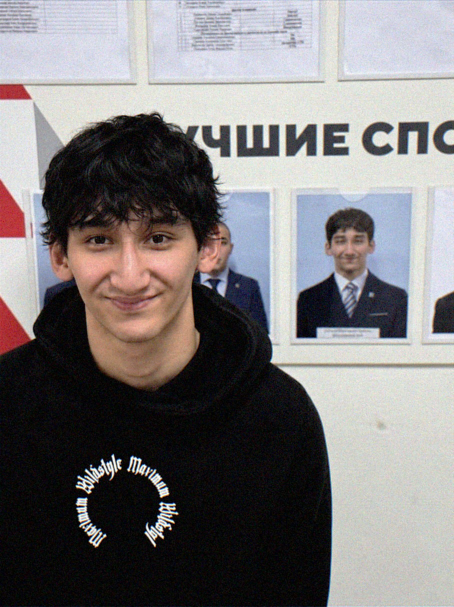
#> input picture ai-detect-redteam/out/light.jpg, 908 x 1214 px (shown at 1/2 size)
$ python camerafy.py out/light.jpg out
#> lines starting #> are read from the running program, lines starting #| are printed output that depends on the picture
#!/usr/bin/env python3
"""Re-render an image through a simulated camera pipeline (red-team test for AI-image detectors).

AI-image classifiers (Hive, etc.) mostly key on pixel-level statistics left by the
generator: periodic upsampling artifacts in the high-frequency spectrum, overly clean
noise-free flat areas, and the absence of camera ISP traces (Bayer demosaicing
correlations, signal-dependent sensor noise, lens optics, camera JPEG).
Stripping C2PA/EXIF alone does nothing for a pixel classifier, so this script
attacks the pixel statistics instead:

  1. drop all metadata (C2PA / EXIF / XMP)
  2. sub-pixel rotate + crop + resample   -> breaks the generator's upsampling grid
  3. spectral cleanup: cut periodic peaks in the high-frequency FFT band
  4. lens: chromatic aberration, slight softness, vignetting
  5. Bayer RGGB mosaic + demosaic          -> real-camera CFA interpolation traces
  6. sensor noise: Poisson-Gaussian (signal dependent) + PRNU fixed pattern
  7. ISP: tone curve, mild unsharp mask
  8. JPEG 4:2:0 at camera-like quality

Usage:
  python3 camerafy.py in.jpg out.jpg                # default preset: light
  python3 camerafy.py photos/ photos_out/           # whole folder (-r for subfolders)
  python3 camerafy.py in.jpg outdir/ --sweep     # writes every preset, for A/B testing
"""
import argparse
import io
import os

import numpy as np
from PIL import Image, ImageFilter, ImageOps

PRESETS = {
    "light":  dict(rot=0.4, crop=0.01, scale=0.97, fft=0.5, ca=0.0006, blur=0.35, vign=0.05,
                   bayer=True, iso=0.004, read=1.2, prnu=0.004, sharpen=60, q=92),
    "medium": dict(rot=0.8, crop=0.02, scale=0.92, fft=0.7, ca=0.0010, blur=0.5, vign=0.08,
                   bayer=True, iso=0.008, read=2.0, prnu=0.006, sharpen=80, q=88),
    "strong": dict(rot=1.2, crop=0.03, scale=0.85, fft=0.85, ca=0.0015, blur=0.7, vign=0.10,
                   bayer=True, iso=0.014, read=3.0, prnu=0.008, sharpen=100, q=85),
    "heavy":  dict(rot=1.5, crop=0.04, scale=0.75, fft=0.9, ca=0.0020, blur=0.9, vign=0.12,
                   bayer=True, iso=0.022, read=4.0, prnu=0.010, sharpen=110, q=82),
    # watermark scrub: strong local warp + heavy spectral/sensor rework, no ML download
    "scrub":  dict(rot=0.8, crop=0.02, scale=0.88, fft=0.9, ca=0.0012, blur=0.5, vign=0.06,
                   bayer=True, iso=0.012, read=2.5, prnu=0.008, sharpen=85, q=90,
                   warp=2.2, warp_smooth=10),
}


def geometric(img, rot, crop, scale, rng):
    w, h = img.size
    angle = rng.uniform(-rot, rot)
    img = img.rotate(angle, resample=Image.BICUBIC, expand=False)
    # crop away rotated borders + a random offset so the 8x8/16x16 grids no longer align
    c = crop + abs(np.sin(np.radians(angle))) * 0.6
    dx, dy = int(w * c), int(h * c)
    ox, oy = rng.integers(0, 4), rng.integers(0, 4)
    img = img.crop((dx + ox, dy + oy, w - dx + ox - 4, h - dy + oy - 4))
    nw, nh = int(img.width * scale), int(img.height * scale)
    return img.resize((nw, nh), Image.LANCZOS)


def suppress_spectral_peaks(a, strength):
    """Damp isolated periodic peaks in the high-frequency band (generator upsampling fingerprint)."""
    out = np.empty_like(a)
    h, w = a.shape[:2]
    yy, xx = np.meshgrid(np.arange(h) - h // 2, np.arange(w) - w // 2, indexing="ij")
    r = np.sqrt((yy / (h / 2)) ** 2 + (xx / (w / 2)) ** 2)
    hf = r > 0.25
    for ch in range(3):
        F = np.fft.fftshift(np.fft.fft2(a[..., ch]))
        mag = np.abs(F)
        # local median-ish background via box blur of log magnitude
        logm = np.log1p(mag)
        k = 9
        pad = np.pad(logm, k // 2, mode="reflect")
        cs = pad.cumsum(0).cumsum(1)
        cs = np.pad(cs, ((1, 0), (1, 0)))
        bg = (cs[k:, k:] - cs[:-k, k:] - cs[k:, :-k] + cs[:-k, :-k]) / (k * k)
        peak = (logm - bg) > 1.2
        mask = hf & peak
        target = np.expm1(bg)
        newmag = np.where(mask, mag * (1 - strength) + target * strength, mag)
        F = F * (newmag / np.maximum(mag, 1e-8))
        out[..., ch] = np.real(np.fft.ifft2(np.fft.ifftshift(F)))
    return out


def chromatic_aberration(a, amount):
    h, w = a.shape[:2]
    out = a.copy()
    for ch, s in ((0, 1 + amount), (2, 1 - amount)):
        img = Image.fromarray(np.clip(a[..., ch], 0, 255).astype(np.uint8))
        nw, nh = round(w * s), round(h * s)
        img = img.resize((nw, nh), Image.BICUBIC)
        canvas = Image.new("L", (w, h))
        canvas.paste(img, ((w - nw) // 2, (h - nh) // 2))
        if s > 1:
            canvas = img.crop(((nw - w) // 2, (nh - h) // 2, (nw - w) // 2 + w, (nh - h) // 2 + h))
        else:
            # fill thin border with the original channel
            arr = np.asarray(canvas, dtype=np.float32)
            border = arr == 0
            arr[border] = a[..., ch][border]
            out[..., ch] = arr
            continue
        out[..., ch] = np.asarray(canvas, dtype=np.float32)
    return out


def vignette(a, strength):
    h, w = a.shape[:2]
    yy, xx = np.mgrid[0:h, 0:w]
    r2 = ((xx - w / 2) / (w / 2)) ** 2 + ((yy - h / 2) / (h / 2)) ** 2
    return a * (1 - strength * r2 / 2)[..., None]


def mosaic(a):
    """RGGB Bayer mosaic: keep one colour sample per pixel."""
    h, w = a.shape[:2]
    h -= h % 2
    w -= w % 2
    a = a[:h, :w]
    m = np.zeros((h, w, 3), np.float32)
    msk = np.zeros((h, w, 3), np.float32)
    m[0::2, 0::2, 0] = a[0::2, 0::2, 0]; msk[0::2, 0::2, 0] = 1
    m[0::2, 1::2, 1] = a[0::2, 1::2, 1]; msk[0::2, 1::2, 1] = 1
    m[1::2, 0::2, 1] = a[1::2, 0::2, 1]; msk[1::2, 0::2, 1] = 1
    m[1::2, 1::2, 2] = a[1::2, 1::2, 2]; msk[1::2, 1::2, 2] = 1
    return m, msk


def demosaic(m, msk):
    """Bilinear demosaic (introduces real-camera CFA interpolation correlations)."""
    def conv3(x, k):
        p = np.pad(x, 1, mode="reflect")
        o = np.zeros_like(x)
        for i in range(3):
            for j in range(3):
                o += k[i, j] * p[i:i + x.shape[0], j:j + x.shape[1]]
        return o

    k = np.array([[1, 2, 1], [2, 4, 2], [1, 2, 1]], np.float32)
    out = np.empty_like(m)
    for ch in range(3):
        out[..., ch] = conv3(m[..., ch], k) / np.maximum(conv3(msk[..., ch], k), 1e-6)
    return out


def sensor_noise(a, iso, read, prnu, rng):
    lin = np.clip(a / 255.0, 0, 1) ** 2.2
    # PRNU: fixed multiplicative pattern, low-pass so it looks like a real sensor fingerprint
    pattern = rng.normal(0, 1, a.shape[:2]).astype(np.float32)
    pattern = np.asarray(Image.fromarray(((pattern * 40) + 128).clip(0, 255).astype(np.uint8))
                         .filter(ImageFilter.GaussianBlur(0.6)), np.float32)
    pattern = (pattern - 128) / 40
    lin = lin * (1 + prnu * pattern[..., None])
    # shot noise (variance ∝ signal) + read noise
    shot = rng.normal(0, 1, lin.shape) * np.sqrt(np.maximum(lin, 0) * iso)
    lin = lin + shot + rng.normal(0, read / 255.0, lin.shape) * 0.5
    return np.clip(lin, 0, 1) ** (1 / 2.2) * 255.0


def tone_curve(a):
    x = np.clip(a / 255.0, 0, 1)
    s = x + 0.06 * np.sin(2 * np.pi * x) * (1 - x) * x * 4 * 0.5  # gentle S-curve
    return np.clip(s, 0, 1) * 255.0


def elastic_warp(a, amp, smooth, rng):
    """Smooth random local warp. Desynchronises spatial watermarks (SynthID-style)
    whose detector relies on pixel alignment, with almost no visible change."""
    h, w = a.shape[:2]
    def field():
        n = rng.normal(0, 1, (h, w)).astype(np.float32)
        n = np.asarray(Image.fromarray(((n * 40) + 128).clip(0, 255).astype(np.uint8))
                       .filter(ImageFilter.GaussianBlur(smooth)), np.float32)
        n = (n - n.mean())
        return n / (np.abs(n).max() + 1e-6) * amp
    dx, dy = field(), field()
    yy, xx = np.meshgrid(np.arange(h), np.arange(w), indexing="ij")
    sx = np.clip(xx + dx, 0, w - 1.001).astype(np.float32)
    sy = np.clip(yy + dy, 0, h - 1.001).astype(np.float32)
    x0, y0 = np.floor(sx).astype(int), np.floor(sy).astype(int)
    x1, y1 = x0 + 1, y0 + 1
    fx, fy = (sx - x0)[..., None], (sy - y0)[..., None]
    out = (a[y0, x0] * (1 - fx) * (1 - fy) + a[y0, x1] * fx * (1 - fy)
           + a[y1, x0] * (1 - fx) * fy + a[y1, x1] * fx * fy)
    return out


def camerafy(img, p, seed=None):
    rng = np.random.default_rng(seed)
    img = img.convert("RGB")  # pixels only: drops C2PA/EXIF/XMP/ICC
    img = geometric(img, p["rot"], p["crop"], p["scale"], rng)
    a = np.asarray(img, np.float32)
    if p.get("warp", 0):
        a = elastic_warp(a, p["warp"], p.get("warp_smooth", 12), rng)
    a = suppress_spectral_peaks(a, p["fft"])
    a = chromatic_aberration(a, p["ca"])
    a = np.asarray(Image.fromarray(np.clip(a, 0, 255).astype(np.uint8))
                   .filter(ImageFilter.GaussianBlur(p["blur"])), np.float32)
    a = vignette(a, p["vign"])
    if p["bayer"]:
        # add noise at the raw (mosaic) stage, as a real sensor does, then demosaic
        m, msk = mosaic(a)
        m = sensor_noise(m, p["iso"], p["read"], p["prnu"], rng) * msk
        a = demosaic(m, msk)
    else:
        a = sensor_noise(a, p["iso"], p["read"], p["prnu"], rng)
    a = tone_curve(a)
    out = Image.fromarray(np.clip(a, 0, 255).astype(np.uint8))
    out = out.filter(ImageFilter.UnsharpMask(radius=1.2, percent=p["sharpen"], threshold=2))
    return out


def save_jpeg(img, path, q):
    buf = io.BytesIO()
    img.save(buf, "JPEG", quality=q, subsampling="4:2:0", optimize=True)  # no exif written
    with open(path, "wb") as f:
        f.write(buf.getvalue())


IMAGE_EXTS = {".jpg", ".jpeg", ".png", ".webp", ".bmp", ".tif", ".tiff"}


def process(path, out_path, p, passes, seed):
#> called with path = 'out/light.jpg', out_path = 'out', passes = 1
    img = ImageOps.exif_transpose(Image.open(path))  # keep phone photos upright
#> img is the input picture: PIL image 908x1214 RGB; mean R, G, B 124.5, 121.2, 122.1
    for i in range(passes):
        img = camerafy(img, p, None if seed is None else seed + i)
#> this loop made 1 pass
#> pass 1, in geometric, `img = img.rotate(angle, resample=Image.BICUBIC, expand=False)`:
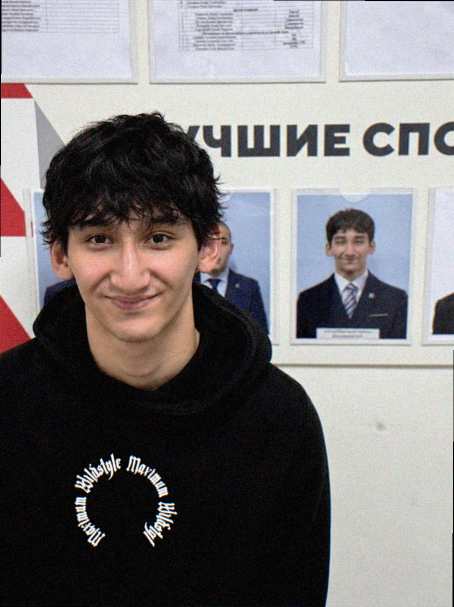
#> img: PIL image 908x1214 RGB (shown at 1/2 size); mean R, G, B 123.7, 120.4, 121.2
#> pass 1, in geometric, `img = img.crop((dx + ox, dy + oy, w - dx + ox - 4, h - dy + oy - 4))`:
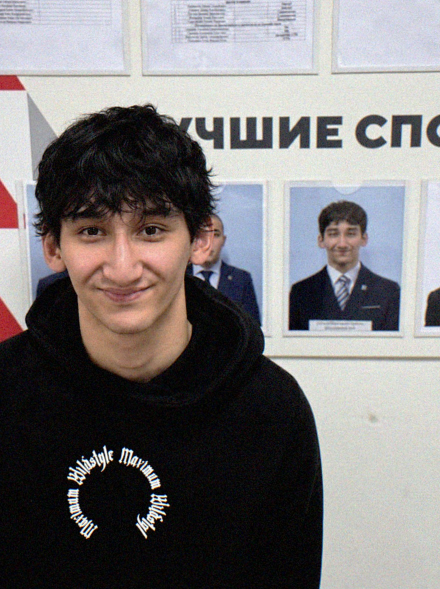
#> img: PIL image 880x1178 RGB (shown at 1/2 size); mean R, G, B 123.1, 120, 120.6
#> pass 1, in camerafy, `img = geometric(img, p["rot"], p["crop"], p["scale"], rng)`:
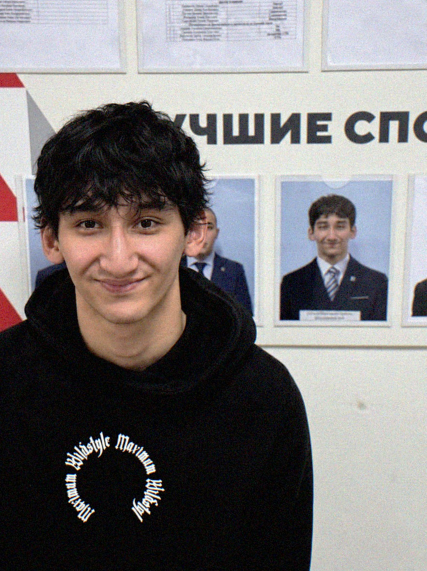
#> img: PIL image 853x1142 RGB (shown at 1/2 size); mean R, G, B 123.1, 120, 120.6
#> after the loop:
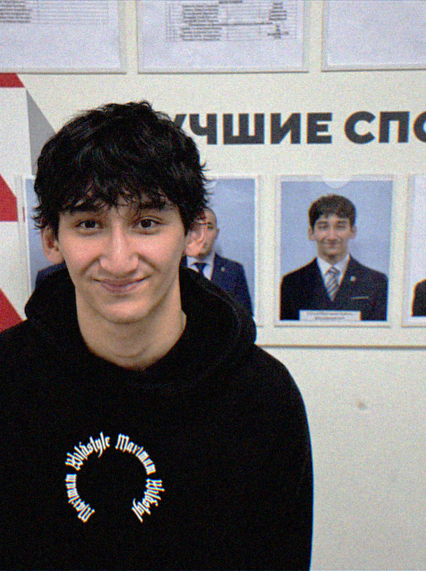
#> img: PIL image 852x1142 RGB (shown at 1/2 size); mean R, G, B 118.5, 115.6, 116.7
    save_jpeg(img, out_path, p["q"])
    return img.size


def main():
    ap = argparse.ArgumentParser(description=__doc__, formatter_class=argparse.RawDescriptionHelpFormatter)
    ap.add_argument("input", help="image file or folder with images")
    ap.add_argument("output", help="output .jpg (for a single file) or output folder")
    ap.add_argument("--preset", choices=PRESETS, default="light")
    ap.add_argument("--sweep", action="store_true", help="write every preset into output dir")
    ap.add_argument("--seed", type=int, default=None)
    ap.add_argument("--passes", type=int, default=1, help="repeat the pipeline N times")
    ap.add_argument("-r", "--recursive", action="store_true", help="also process subfolders")
    args = ap.parse_args()

    presets = list(PRESETS.items()) if args.sweep else [(args.preset, PRESETS[args.preset])]

    if os.path.isdir(args.input):
        files = []
        for root, dirs, names in os.walk(args.input):
            files += [os.path.join(root, n) for n in sorted(names)
                      if os.path.splitext(n)[1].lower() in IMAGE_EXTS]
            if not args.recursive:
                break
        if not files:
            raise SystemExit(f"no images found in {args.input}")
        ok = 0
        for f in sorted(files):
            rel = os.path.splitext(os.path.relpath(f, args.input))[0]
            for name, p in presets:
                suffix = f"_{name}" if args.sweep else ""
                out = os.path.join(args.output, rel + suffix + ".jpg")
                os.makedirs(os.path.dirname(out), exist_ok=True)
                try:
                    size = process(f, out, p, args.passes, args.seed)
                    print(f"[ok] {f} -> {out} {size}")
                    ok += 1
                except Exception as e:  # keep going on broken files
                    print(f"[fail] {f}: {e}")
        print(f"done: {ok} image(s) written to {args.output}")
        return

    if args.sweep:
        os.makedirs(args.output, exist_ok=True)
    for name, p in presets:
        out = os.path.join(args.output, f"{name}.jpg") if args.sweep else args.output
        if os.path.dirname(out):
            os.makedirs(os.path.dirname(out), exist_ok=True)
        size = process(args.input, out, p, args.passes, args.seed)
#> size = (852, 1142)
        print(f"{name}: {out} {size}")
#| light: out (852, 1142)


if __name__ == "__main__":
    main()
